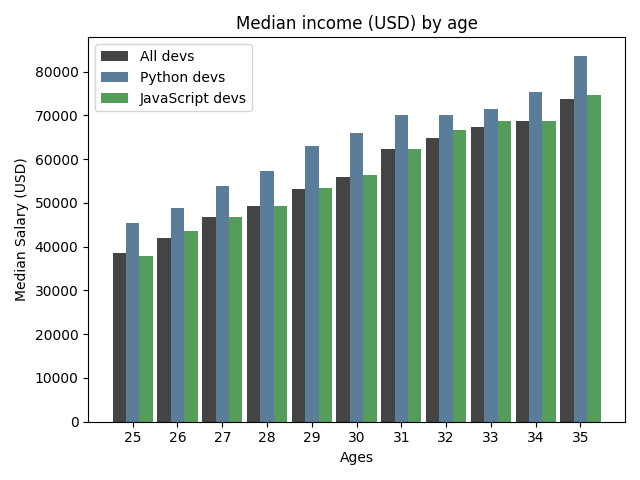

The Python source for this figure:
from matplotlib import pyplot as plt
import numpy as np

# Median Developer Salaries by Age
# Ages for x-axis
ages_x = [25, 26, 27, 28, 29, 30, 31, 32, 33, 34, 35]

x_indexes = np.arange(len(ages_x))
bar_width = 0.3

# Median salaries for y-axis of ages on x-axis
dev_y = [38496, 42000, 46752, 49320, 53200,
         56000, 62316, 64928, 67317, 68748, 73752]

plt.bar(x_indexes - bar_width, dev_y, width=bar_width, color='#444444', linestyle='--', label="All devs")

# Median Python Developer Salaries by Age
py_dev_y = [45372, 48876, 53850, 57287, 63016,
            65998, 70003, 70000, 71496, 75370, 83640]

plt.bar(x_indexes, py_dev_y, width=bar_width, color='#5a7d9a', linestyle='-.', linewidth=3,  label="Python devs")

# Median JavaScript Developer Salaries by Age
js_dev_y = [37810, 43515, 46823, 49293, 53437,
            56373, 62375, 66674, 68745, 68746, 74583]

plt.bar(x_indexes + bar_width, js_dev_y, width=bar_width, color='#559d5a', linestyle='-', label="JavaScript devs")

plt.title("Median income (USD) by age")
plt.xlabel("Ages")
plt.ylabel("Median Salary (USD)")
plt.xticks(ticks=x_indexes, labels=ages_x)
plt.legend()


plt.tight_layout()
plt.savefig("bar.png")

plt.show()
